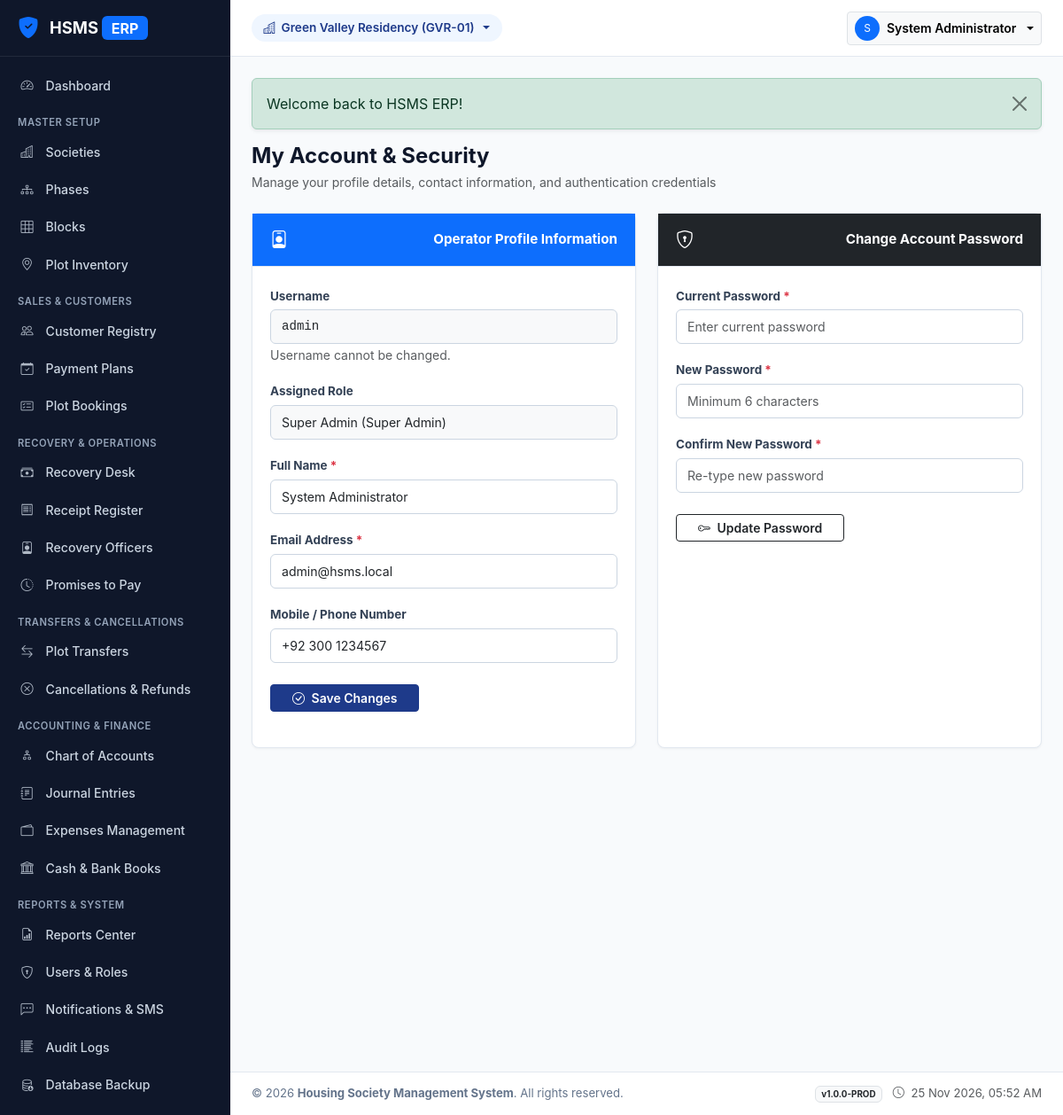
The app's page /modules/settings/profile.php (signed in) with its own data.
### tables this page shows
CREATE TABLE `societies` (
  `id` int(10) unsigned NOT NULL AUTO_INCREMENT,
  `society_code` varchar(20) NOT NULL,
  `name` varchar(150) NOT NULL,
  `location` varchar(255) NOT NULL,
  `address` text DEFAULT NULL,
  `contact_number` varchar(50) NOT NULL,
  `email` varchar(100) DEFAULT NULL,
  `registration_number` varchar(100) DEFAULT NULL,
  `logo_path` varchar(255) DEFAULT NULL,
  `start_date` date DEFAULT NULL,
  `status` enum('active','inactive') NOT NULL DEFAULT 'active',
  `remarks` text DEFAULT NULL,
  `created_at` timestamp NOT NULL DEFAULT current_timestamp(),
  `updated_at` timestamp NOT NULL DEFAULT current_timestamp() ON UPDATE current_timestamp(),
  PRIMARY KEY (`id`),
  UNIQUE KEY `society_code` (`society_code`)
);

CREATE TABLE `users` (
  `id` int(10) unsigned NOT NULL AUTO_INCREMENT,
  `name` varchar(100) NOT NULL,
  `email` varchar(100) NOT NULL,
  `username` varchar(50) NOT NULL,
  `password_hash` varchar(255) NOT NULL,
  `phone` varchar(30) DEFAULT NULL,
  `role_id` int(10) unsigned NOT NULL,
  `is_super_admin` tinyint(1) NOT NULL DEFAULT 0,
  `status` enum('active','inactive','suspended') NOT NULL DEFAULT 'active',
  `last_login` datetime DEFAULT NULL,
  `created_at` timestamp NOT NULL DEFAULT current_timestamp(),
  PRIMARY KEY (`id`),
  UNIQUE KEY `email` (`email`),
  UNIQUE KEY `username` (`username`),
  KEY `fk_user_role` (`role_id`),
  CONSTRAINT `fk_user_role` FOREIGN KEY (`role_id`) REFERENCES `roles` (`id`)
);

CREATE TABLE `roles` (
  `id` int(10) unsigned NOT NULL AUTO_INCREMENT,
  `name` varchar(50) NOT NULL,
  `description` varchar(255) DEFAULT NULL,
  `created_at` timestamp NOT NULL DEFAULT current_timestamp(),
  PRIMARY KEY (`id`),
  UNIQUE KEY `name` (`name`)
);

### includes/helpers.php (called while the page is built, shortened)
<?php
function e(mixed $string): string {
    return htmlspecialchars((string)($string ?? ''), ENT_QUOTES | ENT_SUBSTITUTE, 'UTF-8');
}
function base_url(string $path = ''): string {
    $path = ltrim($path, '/');
    return '/HSMS/' . $path;
}
function has_flash(): bool {
    return !empty($_SESSION['__flash']);
}
function get_flash(): array {
    $flashes = $_SESSION['__flash'] ?? [];
    return $flashes;
}

### includes/auth.php (called while the page is built, shortened)
<?php
function current_user(): ?array {
    return [
        'id'             => (int)$_SESSION['user_id'],
        'name'           => (string)($_SESSION['user_name'] ?? ''),
        'username'       => (string)($_SESSION['username'] ?? ''),
        'email'          => (string)($_SESSION['user_email'] ?? ''),
        'role_id'        => (int)($_SESSION['user_role_id'] ?? 0),
        'role_name'      => (string)($_SESSION['user_role_name'] ?? ''),
        'is_super_admin' => (bool)($_SESSION['is_super_admin'] ?? false)
    ];
}
function get_active_society_id(): int {
    if (!empty($_SESSION['active_society_id'])) {
        return (int)$_SESSION['active_society_id'];
    }
    $db = get_db_connection();
    $stmt = $db->query("SELECT `id` FROM `societies` WHERE `status` = 'active' ORDER BY `id` ASC LIMIT 1");
    $id = (int)$stmt->fetchColumn();
    return $id;
}
function get_active_society(): ?array {
    $socId = get_active_society_id();
    $db = get_db_connection();
    $stmt = $db->prepare("SELECT * FROM `societies` WHERE `id` = :id LIMIT 1");
    $stmt->execute(['id' => $socId]);
    return $stmt->fetch() ?: null;
}

### modules/settings/profile.php (the view, shortened to what this page needs)
<?php
$db = get_db_connection();
$userId = (int)$_SESSION['user_id'];
$stmt = $db->prepare("SELECT u.*, r.name as role_name FROM `users` u JOIN `roles` r ON u.role_id = r.id WHERE u.id = :id");
$stmt->execute(['id' => $userId]);
$user = $stmt->fetch();
require_once __DIR__ . '/../../includes/header.php';
?>
<div class="d-flex justify-content-between align-items-center mb-4">
    <div>
        <h4 class="fw-bold mb-1">My Account & Security</h4>
        <p class="text-muted small mb-0">Manage your profile details, contact information, and authentication credentials</p>
    </div>
</div>
<div class="row g-4">
    <div class="col-lg-6">
        <div class="card-hs h-100">
            <div class="card-header bg-primary text-white d-flex align-items-center">
                <i class="bi bi-person-badge fs-5 me-2"></i>
                <span class="fw-bold">Operator Profile Information</span>
            </div>
            <div class="card-body">
                <form method="POST">
                    <div class="mb-3">
                        <label class="form-label small fw-bold">Username</label>
                        <input type="text" class="form-control form-control-sm bg-light font-monospace" value="<?= e($user['username']) ?>" readonly>
                        <span class="text-muted small">Username cannot be changed.</span>
                    </div>
                    <div class="mb-3">
                        <label class="form-label small fw-bold">Assigned Role</label>
                        <input type="text" class="form-control form-control-sm bg-light" value="<?= e($user['role_name']) ?><?= $user['is_super_admin'] ? ' (Super Admin)' : '' ?>" readonly>
                    </div>
                    <div class="mb-3">
                        <label class="form-label small fw-bold">Full Name <span class="text-danger">*</span></label>
                        <input type="text" name="name" class="form-control form-control-sm" required value="<?= e($_POST['name'] ?? $user['name']) ?>">
                    </div>
                    <div class="mb-3">
                        <label class="form-label small fw-bold">Email Address <span class="text-danger">*</span></label>
                        <input type="email" name="email" class="form-control form-control-sm" required value="<?= e($_POST['email'] ?? $user['email']) ?>">
                    </div>
                    <div class="mb-4">
                        <label class="form-label small fw-bold">Mobile / Phone Number</label>
                        <input type="text" name="phone" class="form-control form-control-sm" value="<?= e($_POST['phone'] ?? $user['phone']) ?>">
                    </div>
                    <button type="submit" class="btn btn-hs-primary btn-sm px-4 fw-semibold">
                        <i class="bi bi-check-circle me-1"></i> Save Changes
                    </button>
                </form>
            </div>
        </div>
    </div>
    <div class="col-lg-6">
        <div class="card-hs h-100">
            <div class="card-header bg-dark text-white d-flex align-items-center">
                <i class="bi bi-shield-lock fs-5 me-2"></i>
                <span class="fw-bold">Change Account Password</span>
            </div>
            <div class="card-body">
                <form method="POST">
                    <div class="mb-3">
                        <label class="form-label small fw-bold">Current Password <span class="text-danger">*</span></label>
                        <input type="password" name="current_password" class="form-control form-control-sm" required placeholder="Enter current password">
                    </div>
                    <div class="mb-3">
                        <label class="form-label small fw-bold">New Password <span class="text-danger">*</span></label>
                        <input type="password" name="new_password" class="form-control form-control-sm" required placeholder="Minimum 6 characters">
                    </div>
                    <div class="mb-4">
                        <label class="form-label small fw-bold">Confirm New Password <span class="text-danger">*</span></label>
                        <input type="password" name="confirm_password" class="form-control form-control-sm" required placeholder="Re-type new password">
                    </div>
                    <button type="submit" class="btn btn-outline-dark btn-sm px-4 fw-semibold">
                        <i class="bi bi-key me-1"></i> Update Password
                    </button>
                </form>
            </div>
        </div>
    </div>
</div>
<?php require_once __DIR__ . '/../../includes/footer.php'; ?>

### includes/header.php (shortened to what this page needs)
<?php
$currentUser = current_user();
$activeSociety = get_active_society();
?>
<!DOCTYPE html>
<html lang="en">
<head>
    <link href="https://cdn.jsdelivr.net/npm/bootstrap@5.3.3/dist/css/bootstrap.min.css" rel="stylesheet">
    <link rel="stylesheet" href="https://cdn.jsdelivr.net/npm/bootstrap-icons@1.11.3/font/bootstrap-icons.min.css">
    <link rel="stylesheet" href="<?= base_url('assets/css/style.css') ?>">
</head>
<body>
<div id="app-wrapper">
    <?php require_once __DIR__ . '/sidebar.php'; ?>
    <div id="content-wrapper">
        <header class="top-navbar">
            <div class="d-flex align-items-center gap-3">
                <div class="dropdown">
                    <button class="society-badge-pill dropdown-toggle border-0" type="button" data-bs-toggle="dropdown" aria-expanded="false">
                        <i class="bi bi-buildings"></i>
                        <span><?= e($activeSociety['name'] ?? 'Select Society') ?> (<?= e($activeSociety['society_code'] ?? '—') ?>)</span>
                    </button>
                </div>
            </div>
            <div class="d-flex align-items-center gap-3">
                <div class="dropdown">
                    <button class="btn btn-sm btn-light border dropdown-toggle d-flex align-items-center gap-2" type="button" data-bs-toggle="dropdown" aria-expanded="false">
                        <div class="rounded-circle bg-primary text-white d-flex align-items-center justify-content-center" style="width: 28px; height: 28px; font-size: 0.75rem;">
                            <?= strtoupper(substr($currentUser['name'], 0, 1)) ?>
                        </div>
                        <span class="d-none d-sm-inline fw-semibold"><?= e($currentUser['name']) ?></span>
                    </button>
                </div>
            </div>
        </header>
        <main class="page-container">
            <?php if (has_flash()): ?>
                <?php foreach (get_flash() as $flash): ?>
                    <div class="alert alert-<?= e($flash['type']) ?> alert-dismissible fade show shadow-sm" role="alert">
                        <?= e($flash['message']) ?>
                        <button type="button" class="btn-close" data-bs-dismiss="alert" aria-label="Close"></button>
                    </div>
                <?php endforeach; ?>
            <?php endif; ?>

### assets/css/style.css (style rules this page uses)
:root { --hs-primary: #1e3a8a; --hs-primary-dark: #172554; --hs-primary-light: #3b82f6; --hs-accent: #0284c7; --hs-bg: #f8fafc; --hs-card-bg: #ffffff; --hs-border: #e2e8f0; --hs-text-main: #0f172a; --hs-text-muted: #64748b; --hs-sidebar-width: 260px; --hs-sidebar-collapsed-width: 70px; --hs-header-height: 64px; }
body { font-family: -apple-system, BlinkMacSystemFont, "Segoe UI", Roboto, "Helvetica Neue", Arial, sans-serif; background-color: var(--hs-bg); color: var(--hs-text-main); margin: 0; padding: 0; min-height: 100vh; display: flex; flex-direction: column; }
#app-wrapper { display: flex; min-height: 100vh; width: 100%; }
#content-wrapper { flex-grow: 1; display: flex; flex-direction: column; min-width: 0; background-color: var(--hs-bg); }
.top-navbar { height: var(--hs-header-height); background: var(--hs-card-bg); border-bottom: 1px solid var(--hs-border); display: flex; align-items: center; justify-content: space-between; padding: 0 1.5rem; position: sticky; top: 0; z-index: 999; }
.society-badge-pill { background-color: #eff6ff; border: 1px solid #bfdbfe; color: var(--hs-primary); padding: 0.35rem 0.85rem; border-radius: 9999px; font-size: 0.85rem; font-weight: 600; display: inline-flex; align-items: center; gap: 0.4rem; }
.page-container { padding: 1.5rem; flex-grow: 1; }
.card-hs { background: var(--hs-card-bg); border: 1px solid var(--hs-border); border-radius: 8px; box-shadow: 0 1px 3px rgba(0, 0, 0, 0.05); margin-bottom: 1.25rem; }
.card-hs .card-header { background: transparent; border-bottom: 1px solid var(--hs-border); padding: 0.9rem 1.25rem; font-weight: 600; font-size: 0.95rem; display: flex; align-items: center; justify-content: space-between; }
.card-hs .card-body { padding: 1.25rem; }
.form-label { font-size: 0.84rem; font-weight: 600; color: #334155; margin-bottom: 0.35rem; }
.form-control, .form-select { border-color: #cbd5e1; font-size: 0.88rem; padding: 0.5rem 0.75rem; border-radius: 6px; }
.btn-hs-primary { background-color: var(--hs-primary); border-color: var(--hs-primary); color: #ffffff; }

### records on screen
societies: name "Green Valley Residency", society_code "GVR-01"
users: name "S", name "System Administrator", username "admin", role+is_super_admin "Super Admin (Super Admin)", email "admin@hsms.local", phone "+92 300 1234567"

### other values on screen
$flash['message'] "Welcome back to HSMS ERP!"
APP_NAME "Housing Society Management System"
APP_VERSION "1.0.0-PROD"
